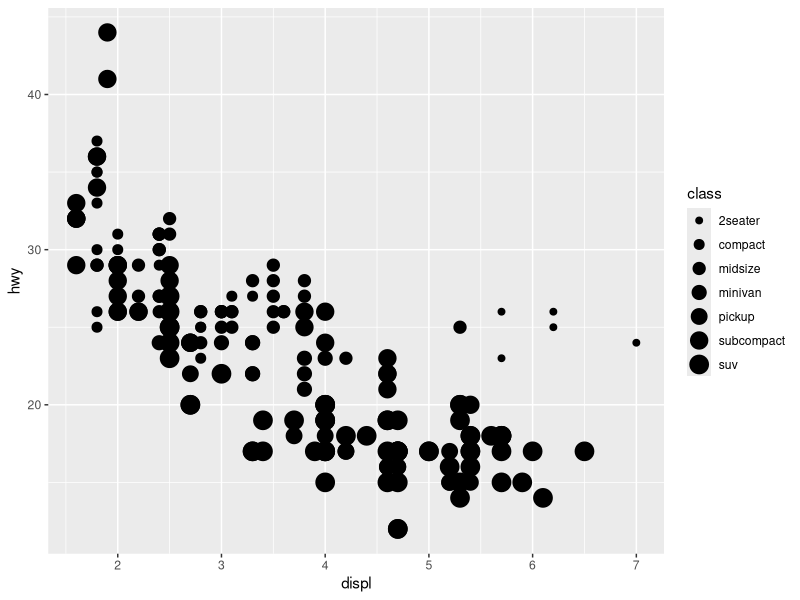
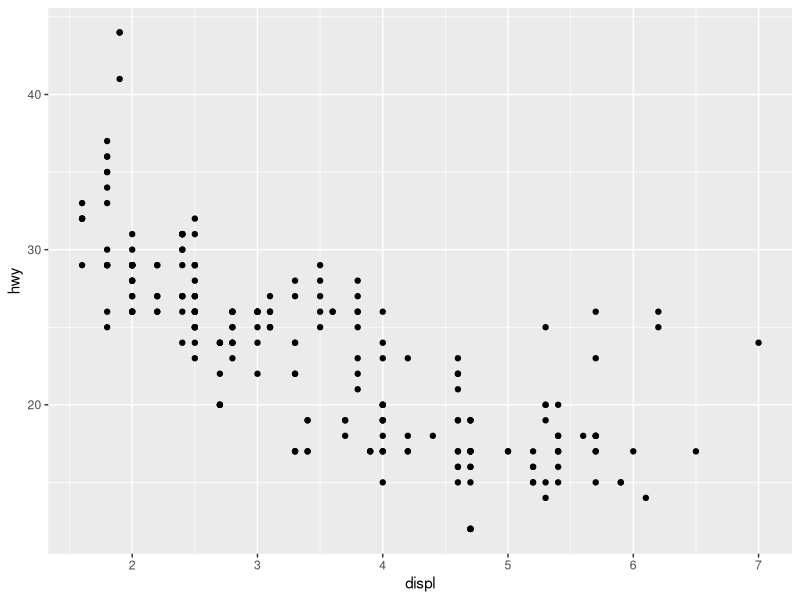

The R script that drew these images, in order:
## ---- chunk 1
library(ggplot2)
data(diamonds)
head(diamonds)
## ---- chunk 2
library(tidyverse)
ggplot(data = mpg) +
 geom_point(mapping = aes(x = displ, y = hwy, size = class))

## ---- chunk 3
library(tidyverse)
ggplot(data = mpg) +
 geom_point(mapping = aes(x = displ, y = hwy))
